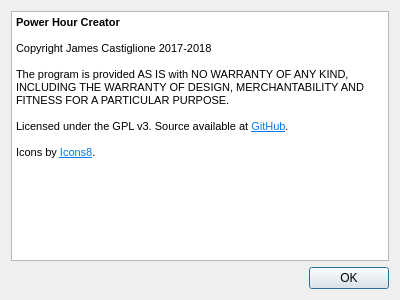
<?xml version="1.0" encoding="UTF-8"?>
<ui version="4.0">
 <class>AboutDialog</class>
 <widget class="QDialog" name="AboutDialog">
  <property name="geometry">
   <rect>
    <x>0</x>
    <y>0</y>
    <width>400</width>
    <height>300</height>
   </rect>
  </property>
  <property name="windowTitle">
   <string>Dialog</string>
  </property>
  <layout class="QVBoxLayout" name="verticalLayout">
   <item>
    <widget class="QTextBrowser" name="textBrowser">
     <property name="html">
      <string>&lt;!DOCTYPE HTML PUBLIC &quot;-//W3C//DTD HTML 4.0//EN&quot; &quot;http://www.w3.org/TR/REC-html40/strict.dtd&quot;&gt;
&lt;html&gt;&lt;head&gt;&lt;meta name=&quot;qrichtext&quot; content=&quot;1&quot; /&gt;&lt;style type=&quot;text/css&quot;&gt;
p, li { white-space: pre-wrap; }
&lt;/style&gt;&lt;/head&gt;&lt;body style=&quot; font-family:'MS Shell Dlg 2'; font-size:7.875pt; font-weight:400; font-style:normal;&quot;&gt;
&lt;p style=&quot; margin-top:0px; margin-bottom:0px; margin-left:0px; margin-right:0px; -qt-block-indent:0; text-indent:0px;&quot;&gt;&lt;span style=&quot; font-size:8pt; font-weight:600;&quot;&gt;Power Hour Creator&lt;/span&gt;&lt;/p&gt;
&lt;p style=&quot;-qt-paragraph-type:empty; margin-top:0px; margin-bottom:0px; margin-left:0px; margin-right:0px; -qt-block-indent:0; text-indent:0px; font-size:8pt;&quot;&gt;&lt;br /&gt;&lt;/p&gt;
&lt;p style=&quot; margin-top:0px; margin-bottom:0px; margin-left:0px; margin-right:0px; -qt-block-indent:0; text-indent:0px;&quot;&gt;&lt;span style=&quot; font-size:8pt;&quot;&gt;Copyright James Castiglione 2017-2018&lt;/span&gt;&lt;/p&gt;
&lt;p style=&quot; margin-top:0px; margin-bottom:0px; margin-left:0px; margin-right:0px; -qt-block-indent:0; text-indent:0px;&quot;&gt;&lt;span style=&quot; font-size:8pt;&quot;&gt;&lt;br /&gt;The program is provided AS IS with NO WARRANTY OF ANY KIND, INCLUDING THE WARRANTY OF DESIGN, MERCHANTABILITY AND FITNESS FOR A PARTICULAR PURPOSE.&lt;/span&gt;&lt;/p&gt;
&lt;p style=&quot;-qt-paragraph-type:empty; margin-top:0px; margin-bottom:0px; margin-left:0px; margin-right:0px; -qt-block-indent:0; text-indent:0px; font-size:8pt;&quot;&gt;&lt;br /&gt;&lt;/p&gt;
&lt;p style=&quot; margin-top:0px; margin-bottom:0px; margin-left:0px; margin-right:0px; -qt-block-indent:0; text-indent:0px;&quot;&gt;&lt;span style=&quot; font-size:8pt;&quot;&gt;Licensed under the GPL v3. Source available at &lt;/span&gt;&lt;a href=&quot;https://github.com/jac241/power_hour_creator&quot;&gt;&lt;span style=&quot; font-size:8pt; text-decoration: underline; color:#007af4;&quot;&gt;GitHub&lt;/span&gt;&lt;/a&gt;&lt;span style=&quot; font-size:8pt;&quot;&gt;.&lt;/span&gt;&lt;/p&gt;
&lt;p style=&quot;-qt-paragraph-type:empty; margin-top:0px; margin-bottom:0px; margin-left:0px; margin-right:0px; -qt-block-indent:0; text-indent:0px; font-size:8pt;&quot;&gt;&lt;br /&gt;&lt;/p&gt;
&lt;p style=&quot; margin-top:0px; margin-bottom:0px; margin-left:0px; margin-right:0px; -qt-block-indent:0; text-indent:0px;&quot;&gt;&lt;span style=&quot; font-size:8pt;&quot;&gt;Icons by &lt;/span&gt;&lt;a href=&quot;https://icons8.com/&quot;&gt;&lt;span style=&quot; font-size:8pt; text-decoration: underline; color:#007af4;&quot;&gt;Icons8&lt;/span&gt;&lt;/a&gt;&lt;span style=&quot; font-size:8pt;&quot;&gt;.&lt;/span&gt;&lt;/p&gt;&lt;/body&gt;&lt;/html&gt;</string>
     </property>
    </widget>
   </item>
   <item>
    <widget class="QDialogButtonBox" name="buttonBox">
     <property name="orientation">
      <enum>Qt::Horizontal</enum>
     </property>
     <property name="standardButtons">
      <set>QDialogButtonBox::Ok</set>
     </property>
    </widget>
   </item>
  </layout>
 </widget>
 <resources/>
 <connections>
  <connection>
   <sender>buttonBox</sender>
   <signal>accepted()</signal>
   <receiver>AboutDialog</receiver>
   <slot>accept()</slot>
   <hints>
    <hint type="sourcelabel">
     <x>248</x>
     <y>254</y>
    </hint>
    <hint type="destinationlabel">
     <x>157</x>
     <y>274</y>
    </hint>
   </hints>
  </connection>
  <connection>
   <sender>buttonBox</sender>
   <signal>rejected()</signal>
   <receiver>AboutDialog</receiver>
   <slot>reject()</slot>
   <hints>
    <hint type="sourcelabel">
     <x>316</x>
     <y>260</y>
    </hint>
    <hint type="destinationlabel">
     <x>286</x>
     <y>274</y>
    </hint>
   </hints>
  </connection>
 </connections>
</ui>
